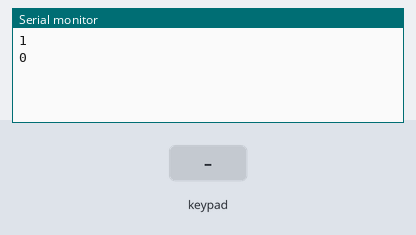
The sketch below on a simulated ESP32. Shown: the last lines printed to the serial monitor. The inputs (shaded band) are chosen by the test bench.

Above: at 1.2 s.
1.3 s: key 'A' pressed
At 2.5 s:
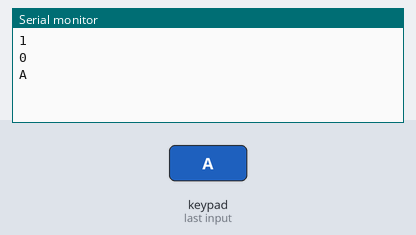
2.8 s: keypad keys 1 2 3 4 5 # pressed 0.4 s apart
At 5.3 s:
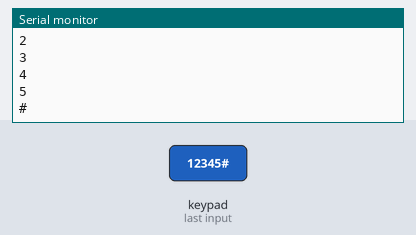
6.7 s: key 'B' pressed
At 7.9 s:
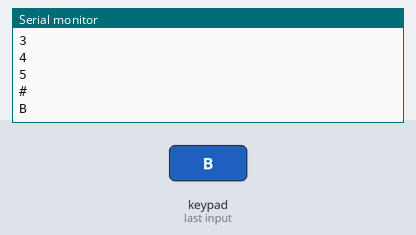
8.2 s: keypad keys 1 2 3 4 5 * pressed 0.4 s apart
At 10.7 s:
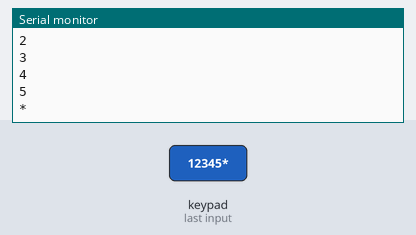
12.1 s: key 'C' pressed
At 13.1 s:
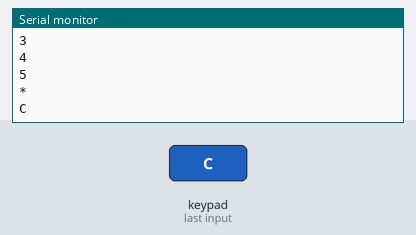
13.6 s: keypad keys 1 2 3 4 5 D pressed 0.4 s apart
At 16.9 s:
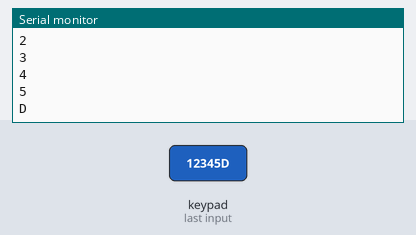
Timing chart, 0 to 18.4 s (numbered marks = the images above; inputs shaded):
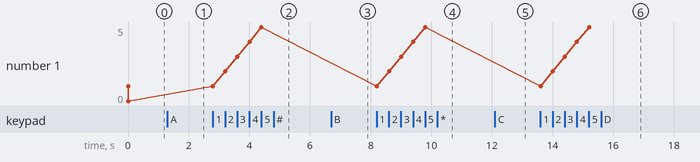

The sketch:

basicKeypad.ino
```cpp
#include <Keypad.h>

const byte ROWS = 4; /* four rows */
const byte COLS = 4; /* four columns */
/* define the symbols on the buttons of the keypads */
char hexaKeys[ROWS][COLS] = {
  {'1','2','3', 'A'},
  {'4','5','6', 'B'},
  {'7','8','9', 'C'},
  {'*','0','#', 'D'}
};

byte rowPins[ROWS] = {13, 12, 14, 27}; /* connect to the row pinouts of the keypad */
byte colPins[COLS] = {26, 25, 33, 32}; /* connect to the column pinouts of the keypad */

/* initialize an instance of class NewKeypad */
Keypad customKeypad = Keypad( makeKeymap(hexaKeys), rowPins, colPins, ROWS, COLS);

bool isNumeric(String inputString) {
  // Check if the string is empty
  if (inputString.length() == 0) {
    return false; // Return false for an empty string
  }
  // This regex will match any string that contains anything other than digits
  // In Arduino C++, regular expressions are not natively supported, so we'll use a different approach
  for (unsigned int i = 0; i < inputString.length(); i++) {
    if (!isDigit(inputString[i])) {
      // If the character is not a digit, return false
      return false;
    }
  }
  // If all characters are digits, return true
  return true;
}


// Example usage:
void setup() {
  Serial.begin(9600);
  while (!Serial) {
    ; // wait for serial port to connect. Needed for native USB
  }

  Serial.println(isNumeric("12345"));  // Should print true
  Serial.println(isNumeric("123a45")); // Should print false
}


void loop(){
  char customKey = customKeypad.getKey();

  if (customKey){
Serial.println(customKey);
  }
}
```

Measured:
- after the input at 1.3 s, the serial monitor: prints a new line at once (image 1)
- after the input at 2.8 s, the serial monitor: prints a new line after 0.41 s (image 2)
- after the input at 6.7 s, the serial monitor: prints a new line at once (image 3)
- after the input at 8.2 s, the serial monitor: prints a new line at once (image 4)
- after the input at 12.1 s, the serial monitor: prints a new line at once (image 5)
- after the input at 13.6 s, the serial monitor: prints a new line at once (image 6)
- plotted number 1: 0 → 5 after the input at 2.8 s
